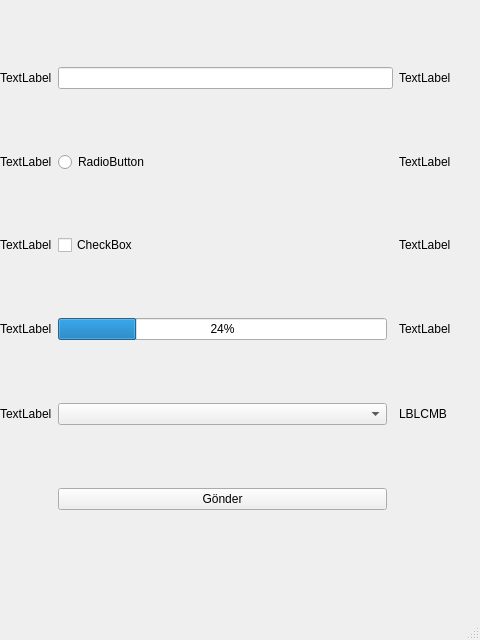
<?xml version="1.0" encoding="UTF-8"?>
<ui version="4.0">
 <class>MainWindow</class>
 <widget class="QMainWindow" name="MainWindow">
  <property name="geometry">
   <rect>
    <x>0</x>
    <y>0</y>
    <width>480</width>
    <height>640</height>
   </rect>
  </property>
  <property name="windowTitle">
   <string>MainWindow</string>
  </property>
  <widget class="QWidget" name="centralwidget">
   <widget class="QWidget" name="gridLayoutWidget">
    <property name="geometry">
     <rect>
      <x>0</x>
      <y>10</y>
      <width>451</width>
      <height>561</height>
     </rect>
    </property>
    <layout class="QGridLayout" name="gridLayout">
     <item row="2" column="0">
      <widget class="QLabel" name="label_6">
       <property name="text">
        <string>TextLabel</string>
       </property>
      </widget>
     </item>
     <item row="4" column="0">
      <widget class="QLabel" name="label_2">
       <property name="text">
        <string>TextLabel</string>
       </property>
      </widget>
     </item>
     <item row="3" column="0">
      <widget class="QLabel" name="label_9">
       <property name="text">
        <string>TextLabel</string>
       </property>
      </widget>
     </item>
     <item row="3" column="4">
      <widget class="QLabel" name="label_10">
       <property name="text">
        <string>TextLabel</string>
       </property>
      </widget>
     </item>
     <item row="0" column="2" colspan="2">
      <widget class="QLineEdit" name="lineEdit"/>
     </item>
     <item row="2" column="2">
      <widget class="QCheckBox" name="checkBox">
       <property name="text">
        <string>CheckBox</string>
       </property>
      </widget>
     </item>
     <item row="1" column="4">
      <widget class="QLabel" name="label_7">
       <property name="text">
        <string>TextLabel</string>
       </property>
      </widget>
     </item>
     <item row="1" column="2">
      <widget class="QRadioButton" name="radioButton">
       <property name="text">
        <string>RadioButton</string>
       </property>
      </widget>
     </item>
     <item row="0" column="4">
      <widget class="QLabel" name="label_3">
       <property name="text">
        <string>TextLabel</string>
       </property>
      </widget>
     </item>
     <item row="3" column="2">
      <widget class="QProgressBar" name="progressBar">
       <property name="value">
        <number>24</number>
       </property>
      </widget>
     </item>
     <item row="2" column="4">
      <widget class="QLabel" name="label_8">
       <property name="text">
        <string>TextLabel</string>
       </property>
      </widget>
     </item>
     <item row="1" column="0">
      <widget class="QLabel" name="label_5">
       <property name="text">
        <string>TextLabel</string>
       </property>
      </widget>
     </item>
     <item row="4" column="4">
      <widget class="QLabel" name="LBLCMB">
       <property name="text">
        <string>LBLCMB</string>
       </property>
      </widget>
     </item>
     <item row="0" column="0">
      <widget class="QLabel" name="label">
       <property name="text">
        <string>TextLabel</string>
       </property>
      </widget>
     </item>
     <item row="6" column="2">
      <widget class="QPushButton" name="pushButton">
       <property name="text">
        <string>Gönder</string>
       </property>
      </widget>
     </item>
     <item row="4" column="2">
      <widget class="QComboBox" name="CMB"/>
     </item>
    </layout>
   </widget>
  </widget>
  <widget class="QMenuBar" name="menubar">
   <property name="geometry">
    <rect>
     <x>0</x>
     <y>0</y>
     <width>480</width>
     <height>21</height>
    </rect>
   </property>
  </widget>
  <widget class="QStatusBar" name="statusbar"/>
 </widget>
 <resources/>
 <connections/>
</ui>
